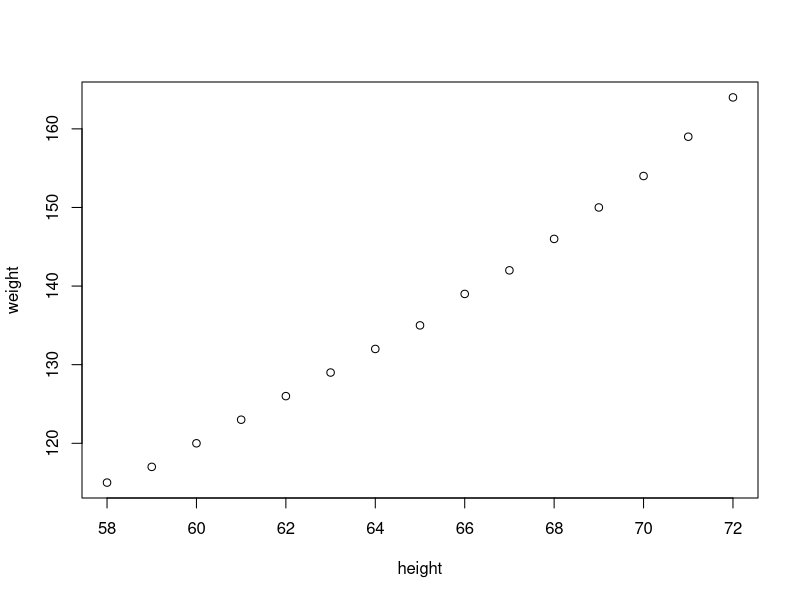
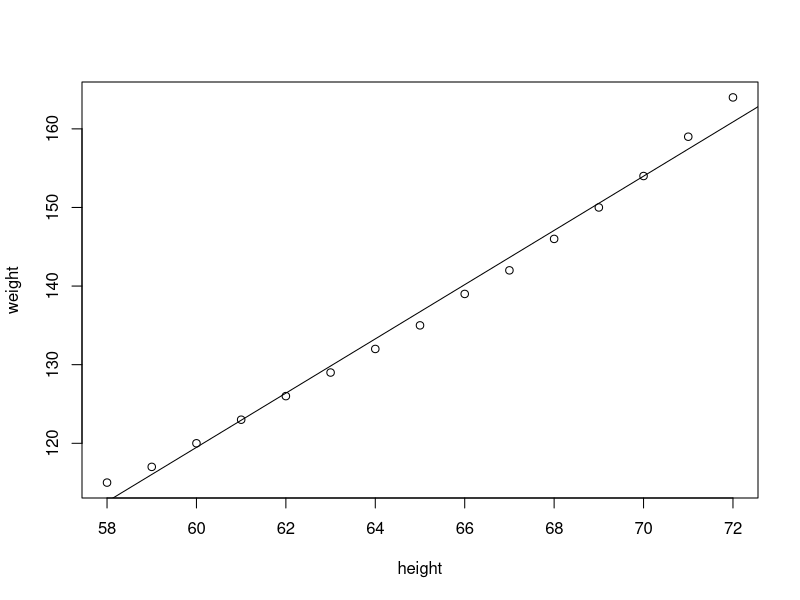
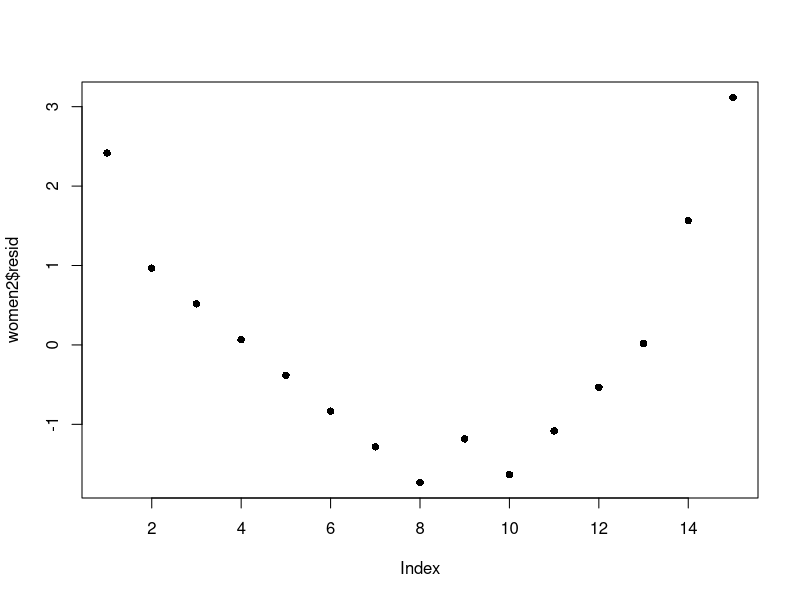
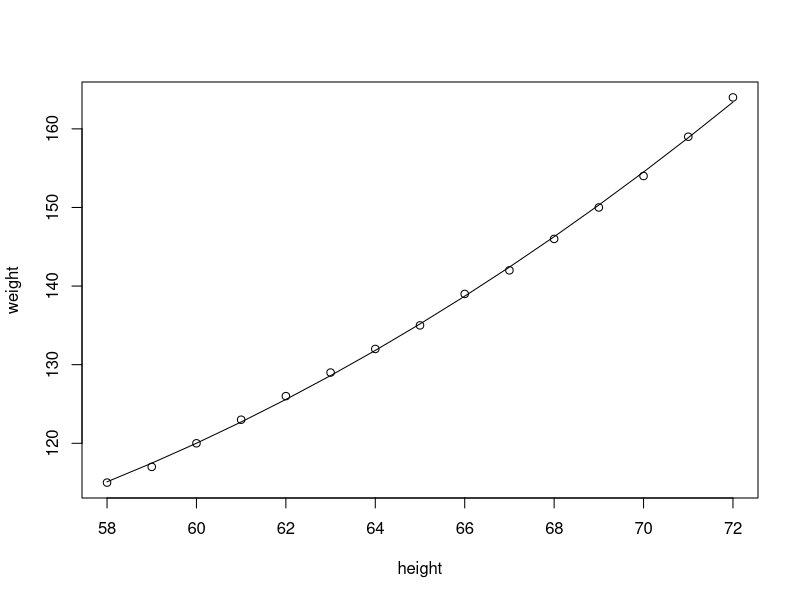
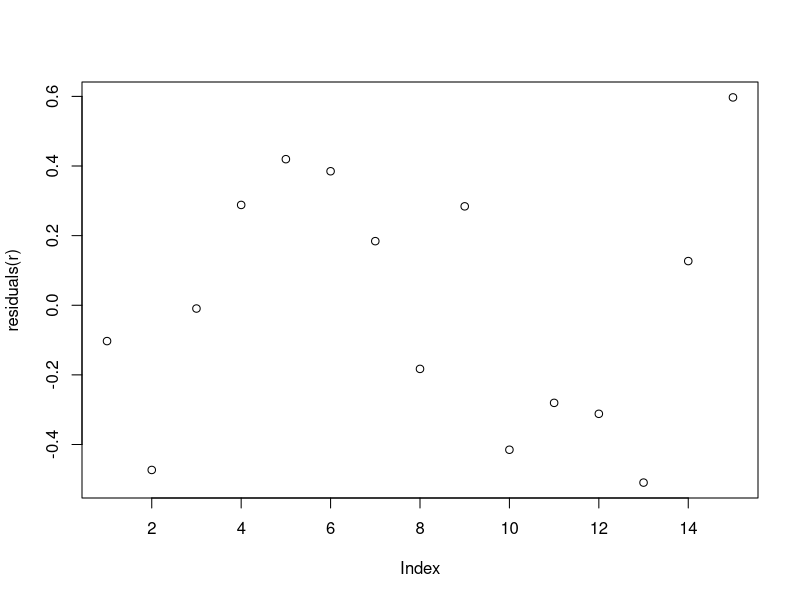
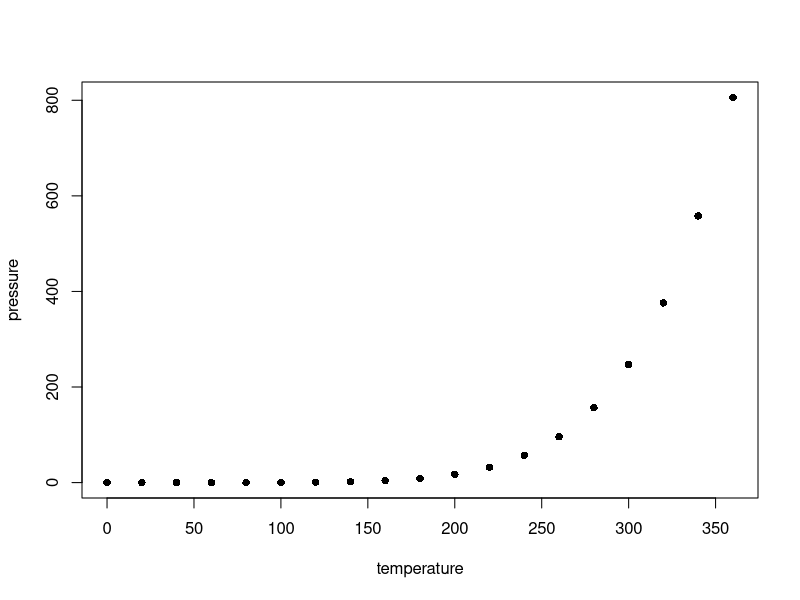
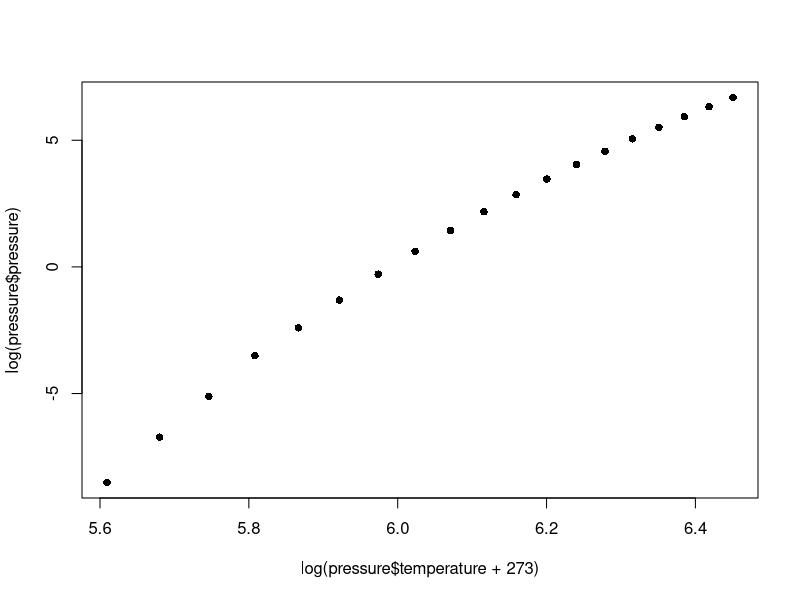
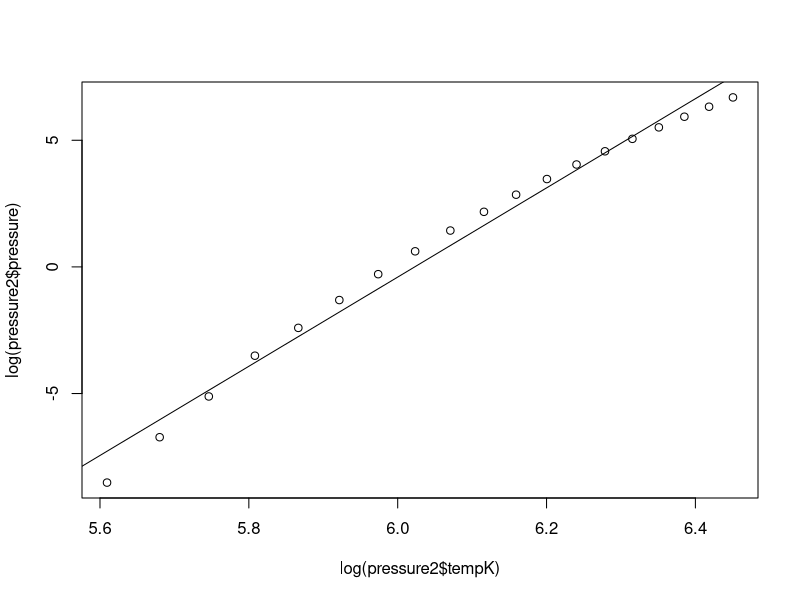

The R source for these figures, in order:
## ---- chunk 1
set.seed(100)
knitr::opts_chunk$set(fig.align = "center", prompt = TRUE, dpi = 196,
                      out.height = 400)
options(width = 63)
## ---- chunk 2
women
## ---- chunk 3
plot(women)
## ---- chunk 4
m <- lm(weight ~ height, data = women)
m
## ---- chunk 5
plot(women)
abline(m)
## ---- chunk 6
new <- data.frame(height = 60.8)
new$weight <- predict(m, new)
new
## ---- chunk 7
women2 <- women
women2$prediction <- predict(m)
women2$residuals <- residuals(m)

head(women2)
## ---- chunk 8
plot(women2$resid, pch = 16)
## ---- chunk 9
summary(m)
## ---- chunk 10
confint(m)
## ---- chunk 11
p <- c(0.025, 0.975)
coef(m) + sqrt(diag(vcov(m))) %o%  qt(p, df = 13)
## ---- chunk 12
r <- lm(weight ~ height + I(height^2), data = women)
model.matrix(r)
## ---- chunk 13
women4 <- women
women4$predictions <- predict(r)
plot(women)
points(women$height, women4$predictions, type = "l")
## ---- chunk 14
plot(residuals(r))
## ---- chunk 15
plot(pressure, pch=16)
## ---- chunk 16
plot(log(pressure$temperature + 273), 
     log(pressure$pressure), pch = 16)
## ---- chunk 17
pressure2 <- pressure
pressure2$tempK <- pressure2$temperature + 273
mp <- lm(log(pressure) ~ log(tempK), data = pressure2)
mp
## ---- chunk 18
plot(log(pressure2$tempK), log(pressure2$pressure))
abline(mp)
## ---- chunk 19
plot(residuals(mp), pch = 16)
## ---- chunk 20
summary(mp)
## ---- chunk 21
mp2 <- lm(log(pressure) ~ log(tempK) + I(log(tempK)^2), 
          data = pressure2)
mp2
## ---- chunk 22
plot(pressure2$tempK, pressure2$pressure)
points(pressure2$tempK, exp(predict(mp2)), type = "l")
